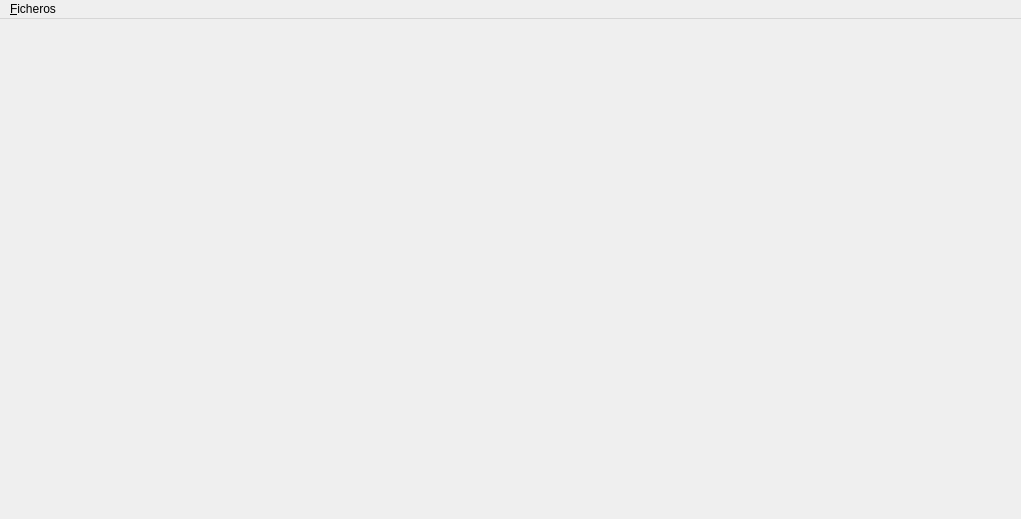
<?xml version="1.0" encoding="UTF-8"?>
<ui version="4.0">
 <class>fonsiApp</class>
 <widget class="QMainWindow" name="fonsiApp">
  <property name="geometry">
   <rect>
    <x>0</x>
    <y>0</y>
    <width>1021</width>
    <height>519</height>
   </rect>
  </property>
  <property name="sizePolicy">
   <sizepolicy hsizetype="Preferred" vsizetype="Preferred">
    <horstretch>0</horstretch>
    <verstretch>0</verstretch>
   </sizepolicy>
  </property>
  <property name="minimumSize">
   <size>
    <width>1021</width>
    <height>519</height>
   </size>
  </property>
  <property name="maximumSize">
   <size>
    <width>1021</width>
    <height>519</height>
   </size>
  </property>
  <property name="windowTitle">
   <string>AM Sport - Menú Principal</string>
  </property>
  <property name="windowIcon">
   <iconset resource="source.qrc">
    <normaloff>:/iconos/iconos/icono_principal.ico</normaloff>:/iconos/iconos/icono_principal.ico</iconset>
  </property>
  <property name="autoFillBackground">
   <bool>true</bool>
  </property>
  <property name="styleSheet">
   <string notr="true">QLineEdit {
    color: black;
    background-color: white;
    selection-color: white;
    selection-background-color: #3874f2;
	padding: 1px;
    border-style: solid;
    border: 1px solid #b6b6b6;
    border-radius: 3px;
}

QLineEdit:focus{
    color: black;
    background-color: white;
    selection-color: white;
    selection-background-color: #3874f2;
	padding: 1px;
    border-style: solid;
    border: 1px solid #5e90fa;
    border-radius: 3px;
}</string>
  </property>
  <property name="toolButtonStyle">
   <enum>Qt::ToolButtonIconOnly</enum>
  </property>
  <widget class="QWidget" name="centralwidget">
   <widget class="QLabel" name="label">
    <property name="geometry">
     <rect>
      <x>0</x>
      <y>0</y>
      <width>1131</width>
      <height>611</height>
     </rect>
    </property>
    <property name="text">
     <string/>
    </property>
    <property name="pixmap">
     <pixmap>Fondo043.jpg</pixmap>
    </property>
   </widget>
  </widget>
  <widget class="QMenuBar" name="menubar">
   <property name="geometry">
    <rect>
     <x>0</x>
     <y>0</y>
     <width>1021</width>
     <height>21</height>
    </rect>
   </property>
   <widget class="QMenu" name="menu_Ficheros">
    <property name="title">
     <string>&amp;Ficheros</string>
    </property>
    <widget class="QMenu" name="menuFichas">
     <property name="title">
      <string>Fichas</string>
     </property>
     <property name="icon">
      <iconset resource="source.qrc">
       <normaloff>:/iconos/iconos/ficha.ico</normaloff>:/iconos/iconos/ficha.ico</iconset>
     </property>
     <addaction name="actionClientes"/>
     <addaction name="actionEmpresas"/>
    </widget>
    <widget class="QMenu" name="menuSocios">
     <property name="title">
      <string>Socios</string>
     </property>
     <property name="icon">
      <iconset resource="source.qrc">
       <normaloff>:/iconos/iconos/icono.ico</normaloff>:/iconos/iconos/icono.ico</iconset>
     </property>
     <addaction name="actionCuotas_de_Socios"/>
     <addaction name="actionSocio"/>
    </widget>
    <addaction name="menuFichas"/>
    <addaction name="menuSocios"/>
    <addaction name="separator"/>
    <addaction name="actionIniciar_Sesi_n"/>
    <addaction name="separator"/>
    <addaction name="actionSalir"/>
   </widget>
   <addaction name="menu_Ficheros"/>
  </widget>
  <action name="actionClientes">
   <property name="icon">
    <iconset resource="source.qrc">
     <normaloff>:/iconos/iconos/clientes.ico</normaloff>:/iconos/iconos/clientes.ico</iconset>
   </property>
   <property name="text">
    <string>Clientes</string>
   </property>
   <property name="shortcut">
    <string>Shift+C</string>
   </property>
  </action>
  <action name="actionEmpresas">
   <property name="icon">
    <iconset resource="source.qrc">
     <normaloff>:/iconos/iconos/empresas.ico</normaloff>:/iconos/iconos/empresas.ico</iconset>
   </property>
   <property name="text">
    <string>Empresas</string>
   </property>
  </action>
  <action name="actionCuotas_de_Socios">
   <property name="icon">
    <iconset resource="source.qrc">
     <normaloff>:/iconos/iconos/euros.ico</normaloff>:/iconos/iconos/euros.ico</iconset>
   </property>
   <property name="text">
    <string>Cuotas de Socios</string>
   </property>
  </action>
  <action name="actionSocio">
   <property name="icon">
    <iconset resource="source.qrc">
     <normaloff>:/iconos/iconos/icono.ico</normaloff>:/iconos/iconos/icono.ico</iconset>
   </property>
   <property name="text">
    <string>Socios</string>
   </property>
  </action>
  <action name="actionIniciar_Sesi_n">
   <property name="icon">
    <iconset resource="source.qrc">
     <normaloff>:/iconos/iconos/iniciar_sesion.ico</normaloff>:/iconos/iconos/iniciar_sesion.ico</iconset>
   </property>
   <property name="text">
    <string>Iniciar Sesión</string>
   </property>
  </action>
  <action name="actionSalir">
   <property name="icon">
    <iconset resource="source.qrc">
     <normaloff>:/iconos/iconos/salir.ico</normaloff>:/iconos/iconos/salir.ico</iconset>
   </property>
   <property name="text">
    <string>Salir</string>
   </property>
  </action>
 </widget>
 <resources>
  <include location="source.qrc"/>
 </resources>
 <connections/>
</ui>
